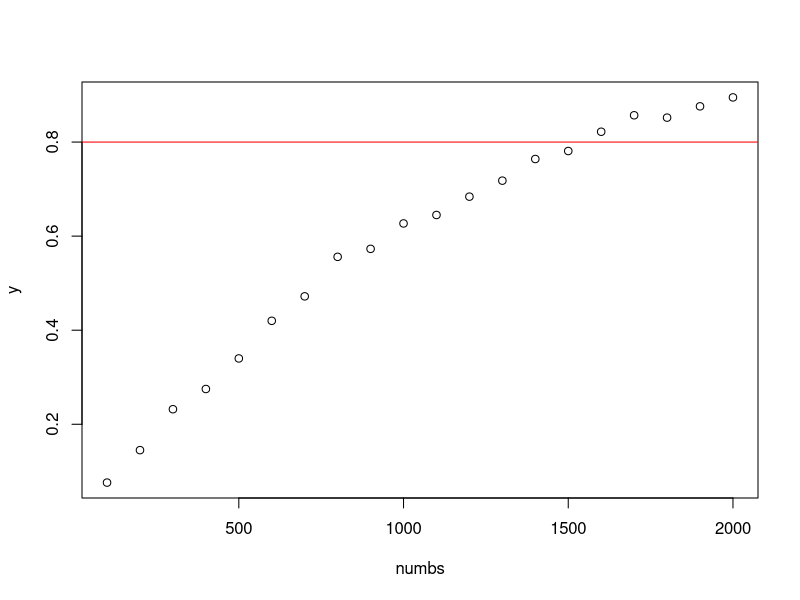
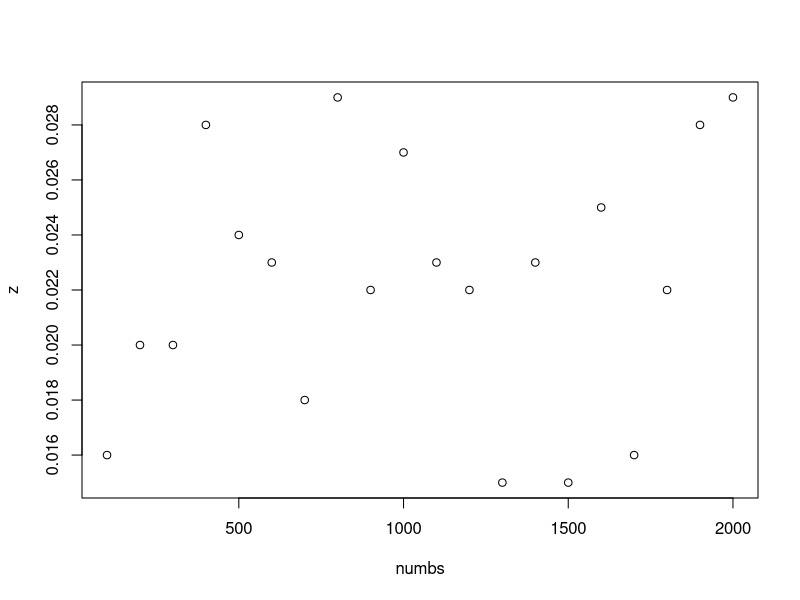

R code for these plots, in order:
## ---- chunk 1
knitr::opts_chunk$set(echo = TRUE)
## ---- chunk 2
f1 <- function(n, piE, piC, numsim = 1000){
  sE <- rbinom(numsim, n, piE)
  sC <- rbinom(numsim, n, piC)
  pvals <- sapply(1:numsim, FUN = function(i) prop.test(x = c(sE[i], sC[i]), n = c(n, n),
                                                        alternative = "less")$p.value)
  mean(pvals < 0.025)
}
## ---- chunk 3
piE <- 0.35
piC <- 0.4
## ---- chunk 4
set.seed(42) # we set a seed so we can fairly compare each simulation
numbs <- seq(100, 2000, by=100) # defines our sequence for n = (100,200,300,...2000)
y <- NULL
for (n in numbs){
 y[n] <- (f1(n, piE, piC, numsim = 1000))
}
y <- y[numbs]
## ---- chunk 5
plot(numbs, y)
abline(h=0.8, col="red")
## ---- chunk 6
z <- NULL
set.seed(42)
for (n in numbs){
  z[n] <- (f1(n, 0.4, 0.4, numsim = 1000))
}
z <- z[numbs]
## ---- chunk 7
plot(numbs, z)
## ---- chunk 8
f2 <- function(n, piE, piC, numsim = 1000, alpha=0.025){
  sE <- rbinom(numsim, (0.5*n), piE) # We only use half the n in each step.
  sC <- rbinom(numsim, (0.5*n), piC)
  pvals <- sapply(1:numsim, FUN = function(i) prop.test(x = c(sE[i], sC[i]), n = c((0.5*n), (0.5*n)),
                                                        alternative = "less")$p.value)
  
  n.signif <- mean(pvals < alpha) # percentage of significant p-values
  fulltrial <- sum((pvals > alpha) == TRUE) # number of insignificant p-values

  nonsig <- numeric(0)
  
  for(i in 1:numsim){
    if(pvals[i] < alpha){
     nonsig[i] <- 0 # if the p-value is significant the indicator is set to zero
    }
    else{
     nonsig[i] <- 1 #if it is not the indicator is set to 1
    }
  }
  
  r.sE <- nonsig*sE # define a vector with only the non-significant cases
  r.sE <- r.sE[!r.sE %in% 0] # chose only the unsignificant cases
  sE2 <- rbinom(fulltrial, (0.5*n), piE) # simulate the second half of the non-significant trial
  sEt <- (r.sE+sE2)# combining the halves
  
  # same procedure for the control groups
  r.sC <- nonsig*sC
  r.sC <- r.sC[!r.sC %in% 0]
  sC2 <- rbinom(fulltrial, (0.5*n), piE)
  sCt <- (r.sC+sC2)
  
  pvals2 <- sapply(1:length(sEt), FUN = function(i) prop.test(x = c(sEt[i], sCt[i]), n = c(n, n),
                                                        alternative = "less")$p.value)
  n.signif.retrial <- mean(pvals2 < alpha)
  n.signif2 <- (n.signif.retrial*(fulltrial/numsim))
  
  n.signif + n.signif2
}

set.seed(42)
f2(1500, piE, piC, numsim = 1000)
f1(1500, piE, piC, numsim = 1000) 

piE <- 0.35
piC <- 0.4
y <- NULL
for (n in numbs){
  y[n] <- (f2(n, piE, piC, numsim = 1000))
}

y <- y[numbs]
y
## ---- chunk 9
piE <- 0.35
piC <- 0.4
y <- NULL

set.seed(42)
for (n in numbs){
  y[n] <- (f2(n, piE, piC, numsim = 1000, alpha=0.001))
}

y <- y[numbs]
y
